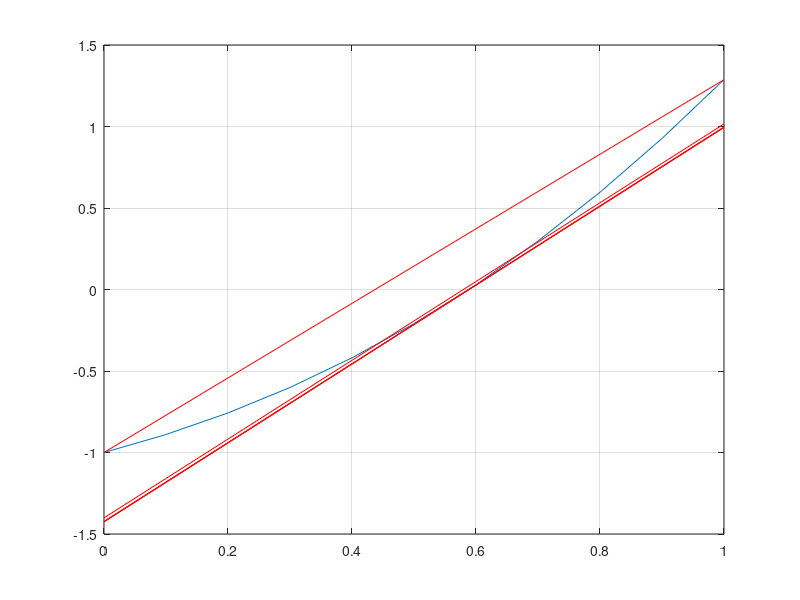

Recreate this plot in MATLAB.
function bissecao
clear
clc
format long
erro = 10^-6;
a = 0;
b = 1;

x=[a:0.1:b];
y=funcao(x);
plot(x,y);
grid
hold on

fa = funcao(a);
fb = funcao(b);
k=0;
fxm = 1;

ca = 0;
cb = 0;

while abs(fxm) > erro
    k = k+1;

    %xm = (a+b)/2;               % metodo bissecao
    xm = a-(fa.*(b-a))/(fb-fa);  % metodo falsa posicao
    fxm = funcao(xm);

    r = fa + (fb-fa)/(b-a)*(x-a);

    plot(x, r, 'r')
    hold on
    pause

    if fa*fxm < 0
       b = xm;
       fb = fxm;

       pa = fa / (fa - fxm);
       fa = fa*pa;

       cb = cb+1;
    else
       a = xm;
       fa = fxm;

       pb = fb / (fb - fxm);
       fb = fb*pb;

       ca = ca+1;
    end
end

xm
fxm
k
ca
cb


    function y=funcao(x)
        y=exp(x).*sin(x)-1;
    end

end
